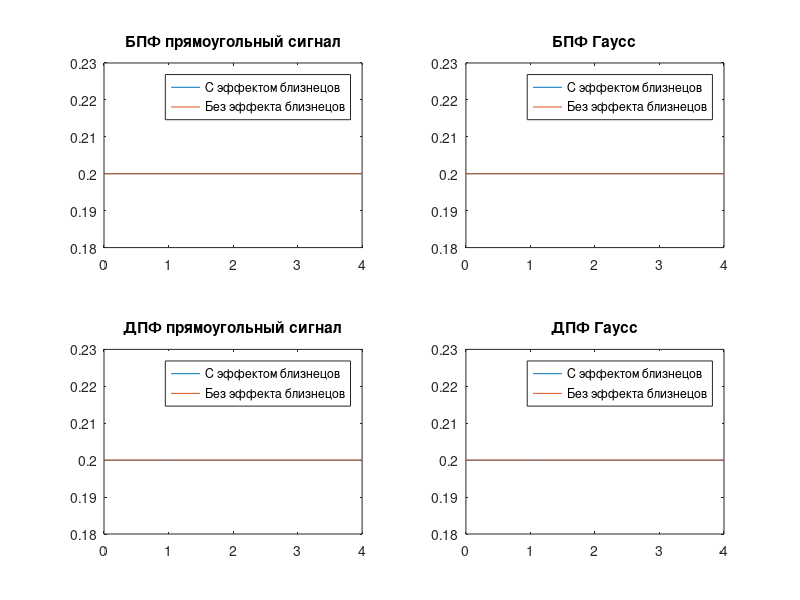

The MATLAB source for this figure:
function lab02
    n = input('Введите количество точек: ');
    step = input('Введите шаг: ');
    
    xMax = step * (n - 1) / 2;
    
    xArr = -xMax:step:xMax;
    xNum = 0:length(xArr) - 1;

    % Исходный сигнал
    yRecArr = rectangularPulse(xArr);
    yGauArr = gaussSignal(xArr);

    % БПФ (с эффектом близнецов)
    tic
    yRecFFT = fft(yRecArr);
    yGauFFT = fft(yGauArr);
    toc

    % Устранение эффекта близнецов
    yRecFFT_NT = fftshift(yRecFFT);
    yGauFFT_NT = fftshift(yGauFFT);

    % ДПФ (с эффектом близнецов)
    tic
    yRecDFT = dft(yRecArr);
    yGauDFT = dft(yGauArr);
    toc

    % Устранение эффекта близнецов
    yRecDFT_NT = fftshift(yRecDFT);
    yGauDFT_NT = fftshift(yGauDFT);

    figure(1);
    drawFigure(1, xNum, yRecFFT, yRecFFT_NT, 'БПФ', 'прямоугольный сигнал');
    drawFigure(2, xNum, yGauFFT, yGauFFT_NT, 'БПФ', 'Гаусс');
    drawFigure(3, xNum, yRecDFT, yRecDFT_NT, 'ДПФ', 'прямоугольный сигнал');
    drawFigure(4, xNum, yGauDFT, yGauDFT_NT, 'ДПФ', 'Гаусс');
end

function y = rectangularPulse(x)
    c = 3;
    y = zeros(size(x));

    y(abs(x) < c) = 1;
end

function y = gaussSignal(x)
    A = 1;
    sigma = 0.5;

    y = A * exp(-(x / sigma).^2);
end

function xArr = dft(x)
    xArr = 0:length(x) - 1;
    temp = -2 * pi * sqrt(-1) * xArr / length(x);
    for i = 1:length(xArr)
		xArr(i) = 0;
		for j = 1:length(x)
			xArr(i) = xArr(i) + x(j) * exp(temp(i) * j);
        end
    end
end

function drawFigure(ind, xNum, y, yImproved, nameAlg, namePulse)
	draw(ind, xNum, y, yImproved, @(x) abs(x), nameAlg, namePulse);
end

function draw(ind, xNum, y, yImproved, f, nameAlg, namePulse)
	subplot(2, 2, ind);
	plot(xNum, f(y) / length(xNum), xNum, f(yImproved) / length(xNum));
	title([nameAlg, ' ', namePulse]);
	legend('С эффектом близнецов', 'Без эффекта близнецов');
end    